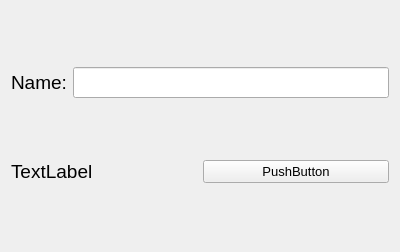
<?xml version="1.0" encoding="UTF-8"?>
<ui version="4.0">
 <class>Form</class>
 <widget class="QWidget" name="Form">
  <property name="geometry">
   <rect>
    <x>0</x>
    <y>0</y>
    <width>400</width>
    <height>252</height>
   </rect>
  </property>
  <property name="windowTitle">
   <string>PyQt5 QLabel &amp; QLineEdit</string>
  </property>
  <layout class="QVBoxLayout" name="verticalLayout">
   <item>
    <layout class="QHBoxLayout" name="horizontalLayout">
     <item>
      <widget class="QLabel" name="labelName">
       <property name="font">
        <font>
         <pointsize>14</pointsize>
        </font>
       </property>
       <property name="text">
        <string>Name:</string>
       </property>
      </widget>
     </item>
     <item>
      <widget class="QLineEdit" name="lineEdit">
       <property name="font">
        <font>
         <pointsize>14</pointsize>
        </font>
       </property>
      </widget>
     </item>
    </layout>
   </item>
   <item>
    <layout class="QHBoxLayout" name="horizontalLayout_2">
     <item>
      <widget class="QLabel" name="labelResult">
       <property name="font">
        <font>
         <pointsize>14</pointsize>
        </font>
       </property>
       <property name="text">
        <string>TextLabel</string>
       </property>
      </widget>
     </item>
     <item>
      <widget class="QPushButton" name="pushButton">
       <property name="font">
        <font>
         <pointsize>10</pointsize>
        </font>
       </property>
       <property name="text">
        <string>PushButton</string>
       </property>
      </widget>
     </item>
    </layout>
   </item>
  </layout>
 </widget>
 <resources/>
 <connections/>
</ui>
